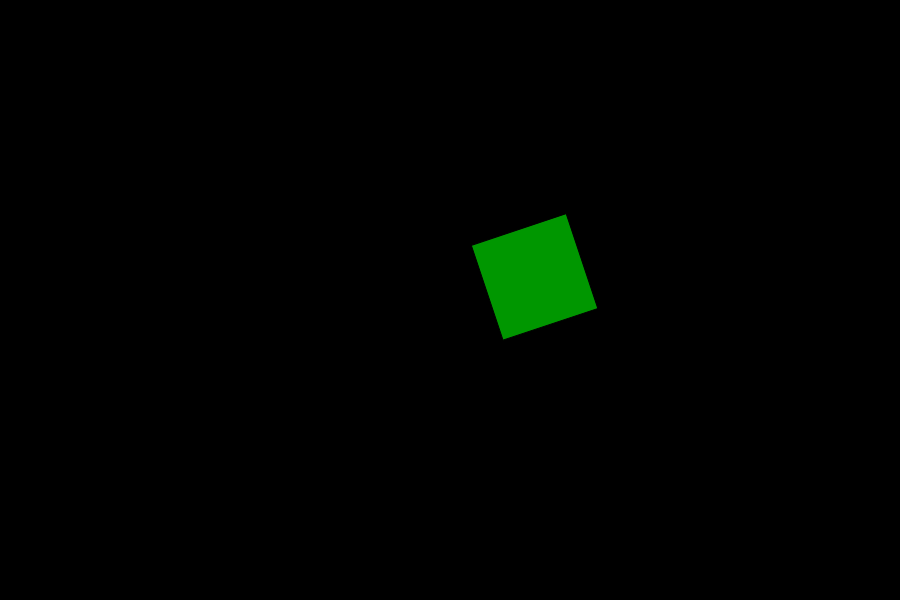
Frame 1 (no input)
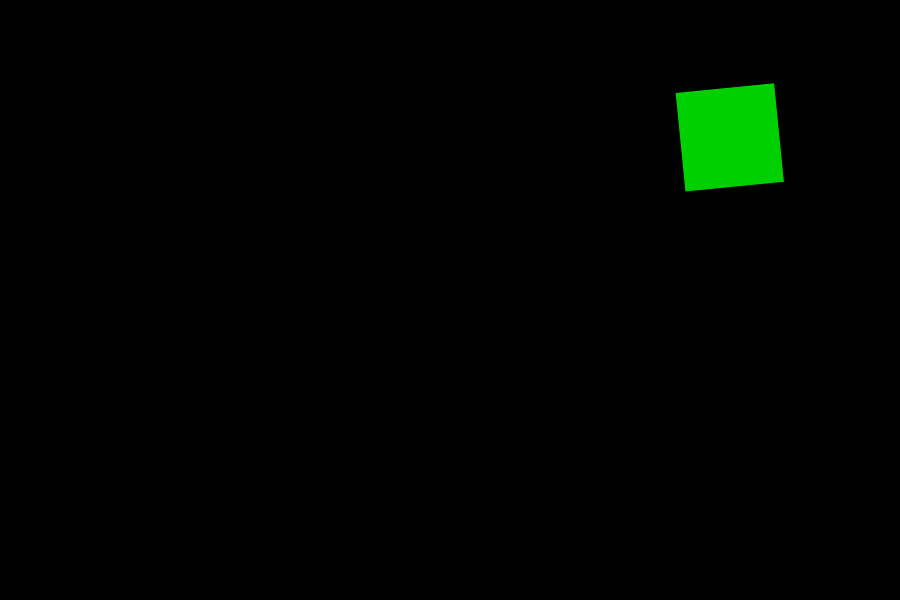
Frame 60 (no input)
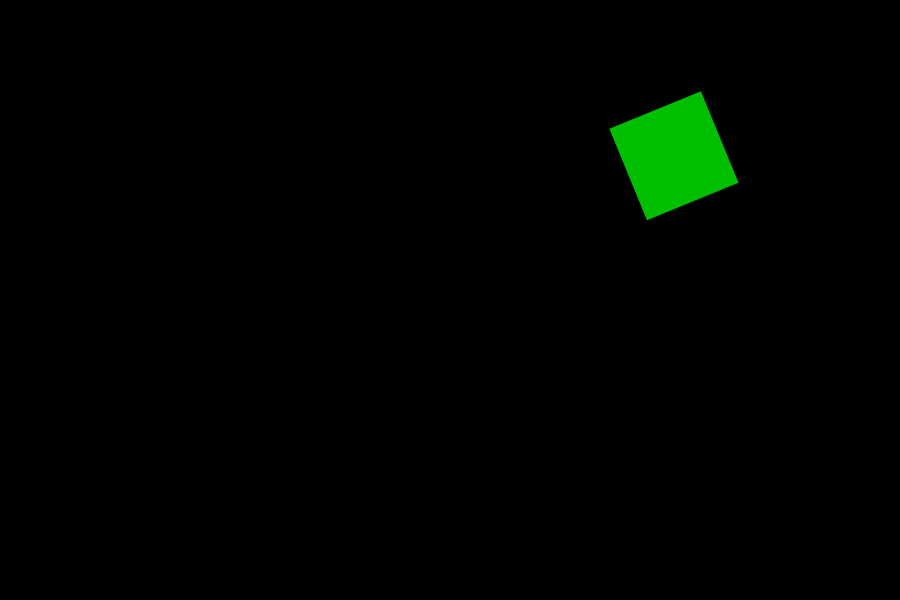
Frame 120 (the mouse pressed at the canvas centre since frame 60)

The p5.js sketch that drew these frames (run headless with seeded random() and noise() and a simulated clock; from frame 60 on, the mouse is pressed at the canvas centre):

// p5.js sketch
// ── sketch.js
let time = 1000;

function setup() {
  createCanvas(900, 600);
  rectMode(CENTER);
}

function draw() {
  background(0);
  let nX = noise(time);
  let nY = noise(time + 5);

  let locX = map(nX, 0, 1, 0, width);
  let locY = map(nY, 0, 1, 0, height);
  let g = map(nX, 0, 1, 0, 255);
  let rotZ = map(nX, 0, 1, -15, 15);

  translate(locX, locY);

  rotate(rotZ);
  fill(0, g, 0);
  rect(0, 0, 100, 100);

  time = time + 0.01;
}
